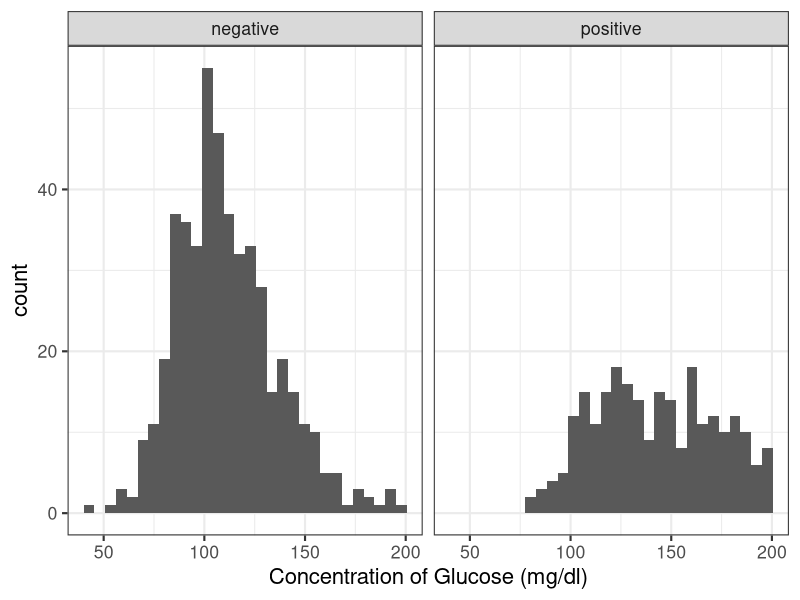
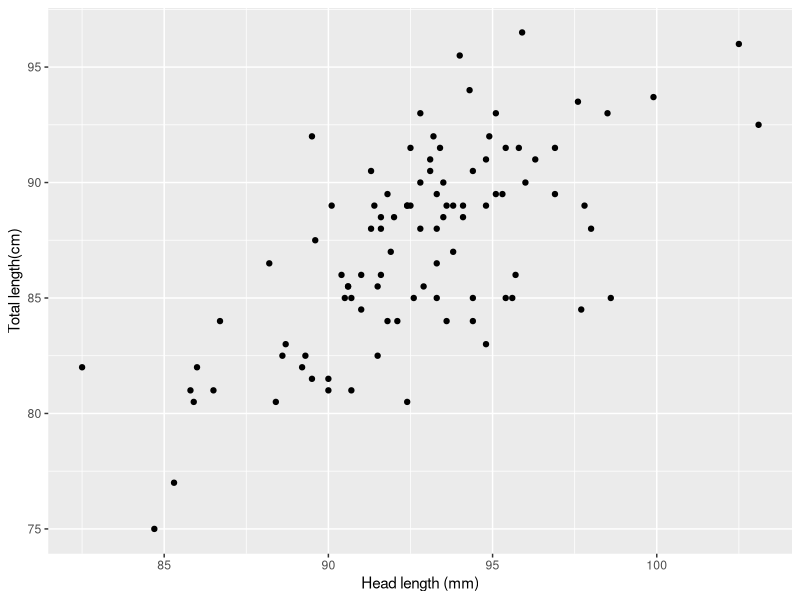
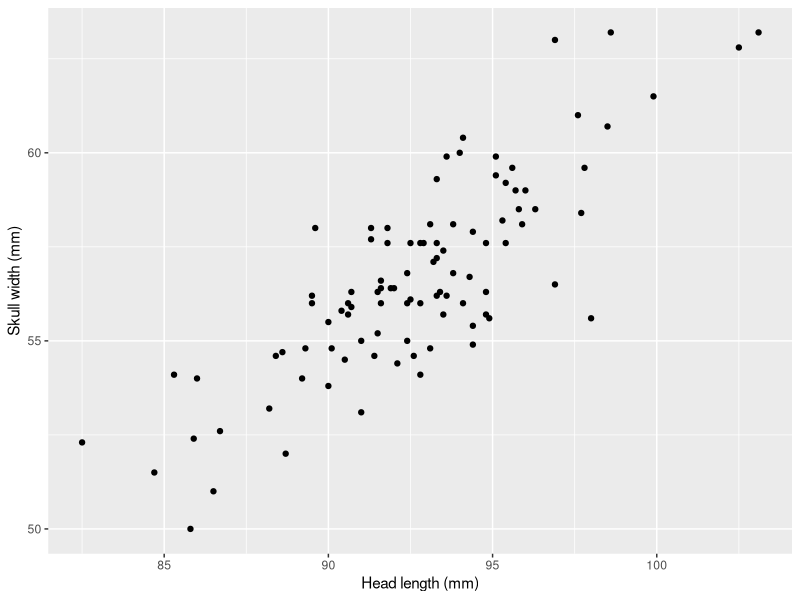
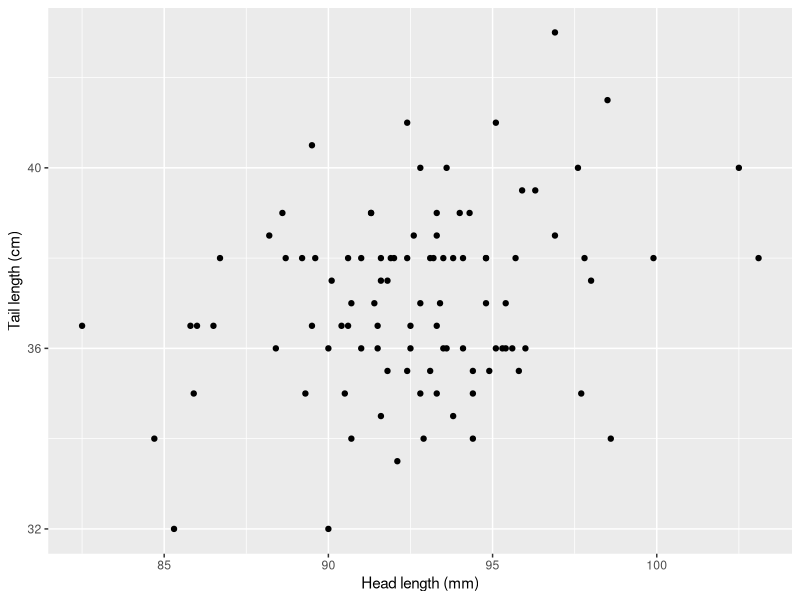

These charts were generated, in order, by the following R code:
library(tidyverse)

pima = read.table("pima_cleaned.txt", header=T)

View(pima)

summary(pima) #test is character

pima$test = factor(pima$test) #to count no of + and - 

summary(pima)

p1 = ggplot(data=pima, aes(x=pima$glucose))

p1 + geom_histogram() +
  facet_wrap(~test) +
  xlab("Concentration of Glucose (mg/dl)") +
  theme_bw(base_size = 16)

pima.positive = pima[pima$test == "positive",]

pima.negative = pima[pima$test == "negative",]

summary(pima.negative)

summary(pima.positive)

mean(pima.positive$glucose)

mean(pima.negative$glucose)

sd(pima.positive$glucose)

sd(pima.negative$glucose)

sd(pima.positive$glucose)/sqrt(248)

sd(pima.negative$glucose)/sqrt(475)

t.test(glucose ~ test, data=pima)

#here we checked whether the glucose levels are different between both the groups. 

#Since we got extremely small p value, we reject the null hypothesis.

#We say that there is a significantly difference in glucose level of both groups.

mean(pima.positive$bmi) # 35.21653

mean(pima.negative$bmi) # 30.97495

# difference is more than 5, positive > negative 

sd(pima.positive$bmi) # 6.422097

sd(pima.negative$bmi) # 6.571093



sd(pima.positive$bmi)/sqrt(248) # 0.4078036

sd(pima.negative$bmi)/sqrt(475) # 0.3015024

t.test(bmi ~ test, data=pima) # p value = 5.826e-16

df2 = read.csv("possum.csv", header=T)

View(df2)

plot1 = ggplot(data=df2, aes(x=hdlngth,y=totlngth))

plot1 + geom_point() +
  xlab("Head length (mm)") + ylab("Total length(cm)")

plot2 = ggplot(data=df2, aes(x=hdlngth,y=skullw))

plot2 + geom_point() +
  xlab("Head length (mm)") + ylab("Skull width (mm)")

plot3 = ggplot(data=df2, aes(x=hdlngth,y=taill))

plot3 + geom_point() +
  xlab("Head length (mm)") + ylab("Tail length (cm)")


cor(df2$hdlngth, df2$skullw)

cor.test(df2$hdlngth, df2$skullw)

cor(df2[,c("hdlngth","totlngth","skullw","taill")])


df3 = read.csv("barley.csv")

View(df3)

table(df3$genotype,df3$status)

chisq.test(df3$genotype,df3$status)

#there is there is association between the genotype and the likelihood of infection


